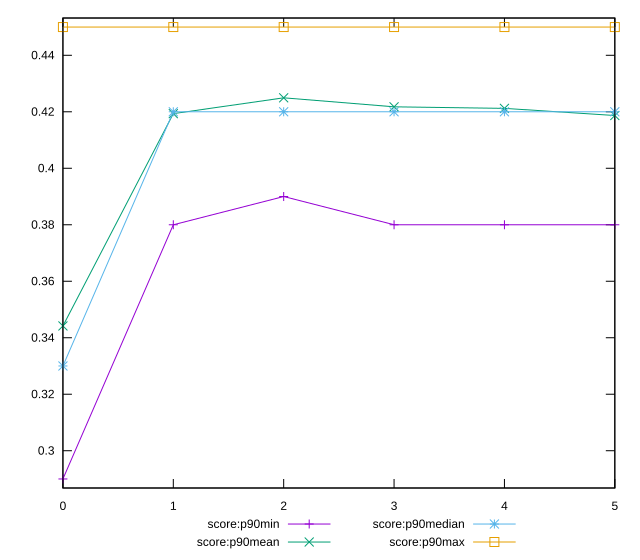

Reproduce this figure in gnuplot.
reset

$scoreP90Min <<EOF
0 0.29
1 0.38
2 0.39
3 0.38
4 0.38
5 0.38
EOF

$scoreP90Mean <<EOF
0 0.3441758241758242
1 0.4193406593406594
2 0.42494505494505536
3 0.4217582417582421
4 0.4212087912087914
5 0.4186813186813187
EOF

$scoreP90Median <<EOF
0 0.33
1 0.42
2 0.42
3 0.42
4 0.42
5 0.42
EOF

$scoreP90Max <<EOF
0 0.45
1 0.45
2 0.45
3 0.45
4 0.45
5 0.45
EOF

set key outside below
set xrange [0:5]
set yrange [0.2868:0.4532]
set trange [0.2868:0.4532]
set terminal svg size 640, 560 enhanced background rgb 'white'
set output "reprap/render-blocking-resources/progression/score.svg"

plot $scoreP90Min title "score:p90min" with linespoints, \
     $scoreP90Mean title "score:p90mean" with linespoints, \
     $scoreP90Median title "score:p90median" with linespoints, \
     $scoreP90Max title "score:p90max" with linespoints

reset
